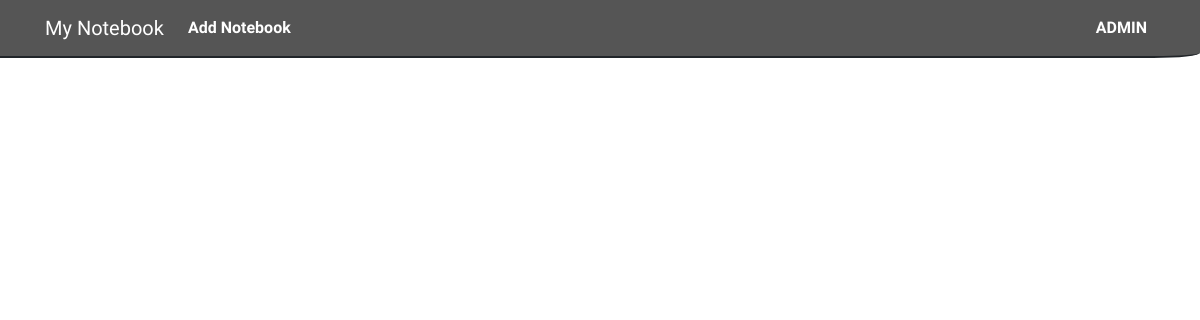
The app's page /index, older data.
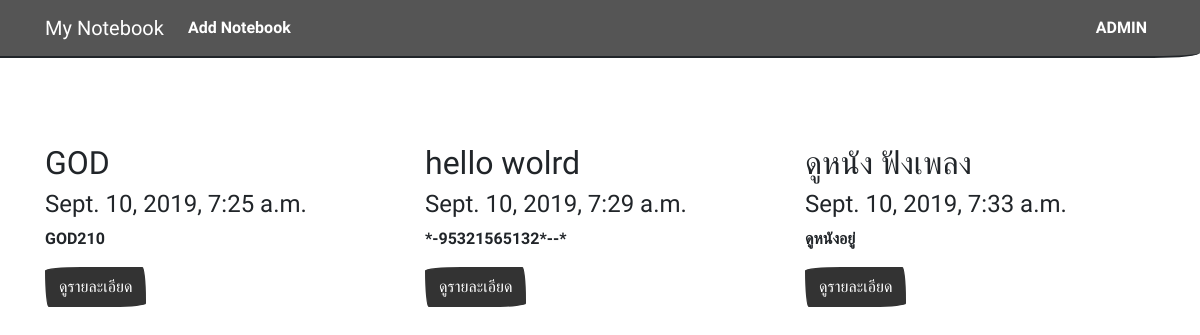
The same page, newer data.
### myapp/models.py (models this page shows, shortened)
class Entry(models.Model):
    name = models.CharField(max_length=100)
    date = models.DateTimeField(auto_now_add=True)
    description = models.TextField()
    created = models.DateTimeField(auto_now_add=True)

### myapp/views.py (the view)
# urls.py: path('index', views.index),
def index(req):
    entries = Entry.objects.all()
    return render(req, 'myapp/index.html', { 'entries': entries })

### myapp/templates/myapp/index.html
{% extends 'myapp/base.html' %}
{% block content %}
<div class="container">
  <div class="row">
    {% for entry in entries %}
      {% include 'myapp/_calendar_entry.html' %}
    {% endfor %}
  </div>
</div>
{% endblock %}

### myapp/templates/myapp/_calendar_entry.html
<div class="calendar_entry col-lg-4">
  <br/><br/><br/><br/><br/><br/>
  <h2>{{ entry.name }}</h2>
  <h4>{{ entry.date }}</h4>
  <p>
    {{ entry.description }}
  </p>
  <button class="btn btn-primary">ดูรายละเอียด</button>
</div>

Row changes from the older to the newer data that the page shows:
added Entry: name "GOD", date "Sept. 10, 2019, 7:25 a.m.", description "GOD210"
added Entry: name "hello wolrd", date "Sept. 10, 2019, 7:29 a.m.", description "*-95321565132*--*"
added Entry: name "ดูหนัง ฟังเพลง", date "Sept. 10, 2019, 7:33 a.m.", description "ดูหนังอยู่"
